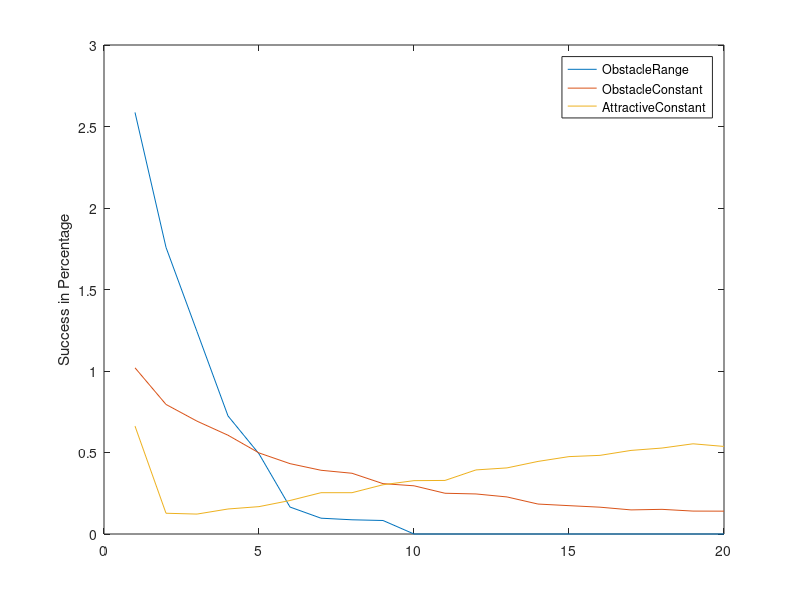
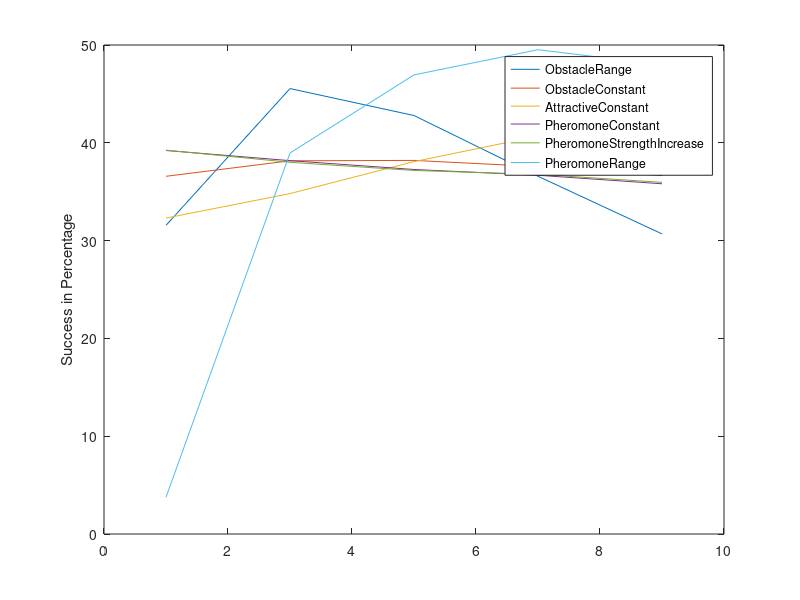

Write the MATLAB code that produced these figures, in order.
or = [ 2.5863247863247865 1.7585470085470085 1.241880341880342 0.7243589743589743 0.49188034188034185 0.16538461538461538 0.09700854700854701 0.08717948717948718 0.0829059829059829 0 0 0 0 0 0 0 0 0 0 0];
oc = [ 1.0196581196581198 0.7948717948717949 0.6923076923076923 0.605982905982906 0.49743589743589745 0.43162393162393164 0.391025641025641 0.37264957264957266 0.308974358974359 0.29572649572649573 0.25 0.24572649572649571 0.22735042735042735 0.18376068376068377 0.17393162393162392 0.16452991452991453 0.14786324786324787 0.15128205128205127 0.1405982905982906 0.14017094017094017];
ac = [ 0.661965811965812 0.12735042735042734 0.12222222222222222 0.15341880341880343 0.16794871794871796 0.20555555555555557 0.2534188034188034 0.2534188034188034 0.3021367521367521 0.32735042735042735 0.32863247863247863 0.3931623931623932 0.40555555555555556 0.4452991452991453 0.47478632478632476 0.4824786324786325 0.5128205128205128 0.5273504273504273 0.5534188034188035 0.5371794871794872];

figure;

plot(or);
hold on;
plot(oc);
plot(ac);
legend('ObstacleRange','ObstacleConstant', 'AttractiveConstant');
ylabel('Success in Percentage');
hold off;

% =================

or = [ 31.556266666666666 45.5456 42.78933333333333 36.57706666666667 30.685866666666666];
oc = [ 36.576 38.15893333333334 38.199466666666666 37.568 36.65173333333333];
ac = [ 32.302933333333335 34.80746666666666 38.0768 40.683733333333336 41.2832];
pc = [ 39.214933333333335 38.176 37.27146666666667 36.681599999999996 35.81013333333333];
si = [ 39.24693333333333 38.0064 37.172266666666665 36.77333333333333 35.9552];
pr = [ 3.757866666666667 38.9568 46.94293333333333 49.51893333333333 47.977599999999995];

figure;

plot( [1 3 5 7 9], or);
hold on;
plot([1 3 5 7 9], oc);
plot([1 3 5 7 9], ac);
plot([1 3 5 7 9], pc);
plot([1 3 5 7 9], si);
plot([1 3 5 7 9], pr);
legend('ObstacleRange','ObstacleConstant', 'AttractiveConstant', 'PheromoneConstant', 'PheromoneStrengthIncrease', 'PheromoneRange');
ylabel('Success in Percentage');
hold off;